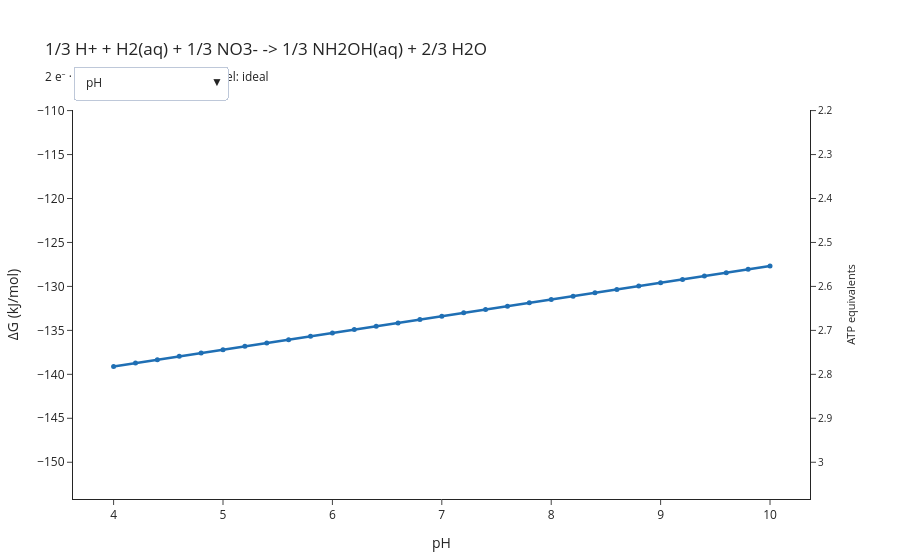

Write notebook code for a chart like this one.
### Markdown cell above
## 6. Free energy against pH

pH is the first entry in the dropdown; the other axes are there too. The
temperature axis is deliberately left out: hydroxylamine's supplemental value
is tabulated at 25 °C only and refuses to extrapolate, so a temperature sweep
would be all gaps.

### Code cell
from microbial_thermo.sweep import concentration_axis, partial_pressure_axis, ph_axis

axes = [
    ph_axis(low=4.0, high=10.0, n=31),
    concentration_axis("NO3-"),
    concentration_axis("NH2OH(aq)"),
    partial_pressure_axis("H2(aq)"),
]

with warnings.catch_warnings():
    warnings.simplefilter("ignore")
    figure = plot_energy_explorer(per_pair, axes=axes)

figure.show()

### Figure 1 — Plotly figure (JSON) as saved in the notebook; plotly's stock layout.template omitted (floating-point values rounded to 4 significant figures)
{"data": [{"hovertemplate": "pH: %{x}<br>ΔG: %{y:.1f} kJ/mol<extra></extra>", "line": {"color": "#1F6FB4", "width": 2.5}, "marker": {"size": 5}, "mode": "lines+markers", "name": "pH", "type": "scatter", "visible": true, "x": [4.0, 4.2, 4.4, 4.6, 4.8, 5.0, 5.2, 5.4, 5.6, 5.8, 6.0, 6.2, 6.4, 6.6, 6.8, 7.0, 7.2, 7.4, 7.6, 7.8, 8.0, 8.2, 8.4, 8.6, 8.8, 9.0, 9.2, 9.4, 9.6, 9.8, 10.0], "y": [-139.1, -138.7, -138.3, -138.0, -137.6, -137.2, -136.8, -136.4, -136.1, -135.7, -135.3, -134.9, -134.5, -134.1, -133.8, -133.4, -133.0, -132.6, -132.2, -131.9, -131.5, -131.1, -130.7, -130.3, -130.0, -129.6, -129.2, -128.8, -128.4, -128.1, -127.7]}, {"hovertemplate": "[NO3-] (molal): %{x}<br>ΔG: %{y:.1f} kJ/mol<extra></extra>", "line": {"color": "#1F6FB4", "width": 2.5}, "marker": {"size": 5}, "mode": "lines+markers", "name": "[NO3-] (molal)", "type": "scatter", "visible": false, "x": [1e-09, 2.154e-09, 4.642e-09, 1e-08, 2.154e-08, 4.642e-08, 1e-07, 2.154e-07, 4.642e-07, 1e-06, 2.154e-06, 4.642e-06, 1e-05, 2.154e-05, 4.642e-05, 0.0001, 0.0002154, 0.0004642, 0.001, 0.002154, 0.004642, 0.01, 0.02154, 0.04642, 0.1], "y": [-114.9, -115.6, -116.2, -116.8, -117.5, -118.1, -118.7, -119.4, -120.0, -120.6, -121.3, -121.9, -122.5, -123.2, -123.8, -124.4, -125.1, -125.7, -126.3, -127.0, -127.6, -128.3, -128.9, -129.5, -130.2]}, {"hovertemplate": "[NH2OH(aq)] (molal): %{x}<br>ΔG: %{y:.1f} kJ/mol<extra></extra>", "line": {"color": "#1F6FB4", "width": 2.5}, "marker": {"size": 5}, "mode": "lines+markers", "name": "[NH2OH(aq)] (molal)", "type": "scatter", "visible": false, "x": [1e-09, 2.154e-09, 4.642e-09, 1e-08, 2.154e-08, 4.642e-08, 1e-07, 2.154e-07, 4.642e-07, 1e-06, 2.154e-06, 4.642e-06, 1e-05, 2.154e-05, 4.642e-05, 0.0001, 0.0002154, 0.0004642, 0.001, 0.002154, 0.004642, 0.01, 0.02154, 0.04642, 0.1], "y": [-149.2, -148.5, -147.9, -147.3, -146.6, -146.0, -145.4, -144.7, -144.1, -143.5, -142.8, -142.2, -141.6, -140.9, -140.3, -139.7, -139.0, -138.4, -137.8, -137.1, -136.5, -135.9, -135.2, -134.6, -134.0]}, {"hovertemplate": "pH2(aq) (bar): %{x}<br>ΔG: %{y:.1f} kJ/mol<extra></extra>", "line": {"color": "#1F6FB4", "width": 2.5}, "marker": {"size": 5}, "mode": "lines+markers", "name": "pH2(aq) (bar)", "type": "scatter", "visible": false, "x": [1e-10, 2.61e-10, 6.813e-10, 1.778e-09, 4.642e-09, 1.212e-08, 3.162e-08, 8.254e-08, 2.154e-07, 5.623e-07, 1.468e-06, 3.831e-06, 1e-05, 2.61e-05, 6.813e-05, 0.0001778, 0.0004642, 0.001212, 0.003162, 0.008254, 0.02154, 0.05623, 0.1468, 0.3831, 1.0], "y": [-132.1, -132.1, -132.1, -132.1, -132.1, -132.1, -132.1, -132.1, -132.1, -132.1, -132.1, -132.1, -132.1, -132.1, -132.1, -132.1, -132.1, -132.1, -132.1, -132.1, -132.1, -132.1, -132.1, -132.1, -132.1]}, {"hoverinfo": "skip", "marker": {"opacity": 0}, "mode": "markers", "showlegend": false, "type": "scatter", "x": [4], "y": [3.084], "yaxis": "y2"}], "layout": {"annotations": [{"font": {"color": "#8A8A8A", "size": 10}, "showarrow": false, "text": "below the biological energy quantum", "x": 0, "xanchor": "left", "xref": "x domain", "y": 0, "yanchor": "top", "yref": "y"}], "hovermode": "x unified", "margin": {"b": 60, "l": 70, "r": 90, "t": 110}, "shapes": [{"line": {"color": "#333333", "width": 1}, "type": "line", "x0": 0, "x1": 1, "xref": "x domain", "y0": 0, "y1": 0, "yref": "y"}, {"fillcolor": "#E8B84B", "line": {"width": 0}, "opacity": 0.18, "type": "rect", "x0": 0, "x1": 1, "xref": "x domain", "y0": -20, "y1": 0, "yref": "y"}], "showlegend": false, "title": {"text": "1/3 H+ + H2(aq) + 1/3 NO3- -> 1/3 NH2OH(aq) + 2/3 H2O<br><sub>2 e⁻ · pH 7.7 · 25 °C · activity model: ideal</sub>"}, "updatemenus": [{"buttons": [{"args": [{"visible": [true, false, false, false]}, {"xaxis.title.text": "pH", "xaxis.type": "linear"}], "label": "pH", "method": "update"}, {"args": [{"visible": [false, true, false, false]}, {"xaxis.title.text": "[NO3-] (molal)", "xaxis.type": "log"}], "label": "[NO3-] (molal)", "method": "update"}, {"args": [{"visible": [false, false, true, false]}, {"xaxis.title.text": "[NH2OH(aq)] (molal)", "xaxis.type": "log"}], "label": "[NH2OH(aq)] (molal)", "method": "update"}, {"args": [{"visible": [false, false, false, true]}, {"xaxis.title.text": "pH2(aq) (bar)", "xaxis.type": "log"}], "label": "pH2(aq) (bar)", "method": "update"}], "direction": "down", "pad": {"r": 10, "t": 10}, "showactive": true, "x": 0, "xanchor": "left", "y": 1.14, "yanchor": "top"}], "xaxis": {"title": {"text": "pH"}, "type": "linear"}, "yaxis": {"range": [-154.2, -109.9], "title": {"text": "ΔG (kJ/mol)"}}, "yaxis2": {"overlaying": "y", "range": [3.084, 2.199], "showgrid": false, "side": "right", "tickfont": {"size": 10}, "title": {"font": {"size": 11}, "text": "ATP equivalents"}}}}
